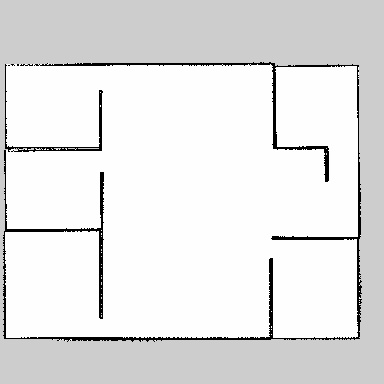
#> input picture src/large_mutiple_navigation/map_tools/full.pgm, 384 x 384 px
$ python reduce.py
#> lines starting #> are read from the running program, lines starting #| are printed output that depends on the picture
#> further down, src is the input picture: shape (384, 384); min 0, max 254, mean 229.1
import cv2
import numpy
def image_resize(image, width = None, height = None, inter = cv2.INTER_AREA):
    # initialize the dimensions of the image to be resized and
    # grab the image size
#> called with height = 800, inter = 3
    dim = None
    (height, width) = image.shape[:2]
#> height = 384; width = 384
    print(image[300,90])
#| 254
    img2 = numpy.zeros((height//2 ,width//2 ,1),numpy.uint8)
    row1 = col1 = 0
    for col in range(0,width-1,2):
        col1 = col1 + 1
        row1 = 0
        for row in range(0,height-1,2):
            row1 = row1 + 1
            black_count = 0
            white_count = 0
            grey_count  = 0
            if image[row,col] == 0 or image[row+1,col] == 0 or image[row,col+1] == 0 or image[row+1,col+1] == 0 :
                black_count = 1
            if image[row,col] == 254 or image[row+1,col] == 254 or image[row,col+1] == 254 or image[row+1,col+1] == 254 :
                white_count = 1
            if image[row,col] == 205 or image[row+1,col] == 205 or image[row,col+1] == 205 or image[row+1,col+1] == 205 :
                grey_count = 1
            if black_count == 1:
                img2[row1-1,col1-1] = 0

                continue
            if white_count == 1:
                img2[row1-1,col1-1] = 254
                continue
            if grey_count == 1:
                img2[row1-1,col1-1] = 205
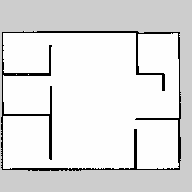
#> img2: shape (192, 192, 1); min 0, max 254, mean 224.4
#> after the loop, col1 = 192

            # p = img.getPixel(col,row)
            # newImage.setPixel(col*factor,row*factor,p)

    # if both the width and height are None, then return the
    # original image
    # if width is None and height is None:
    #     return image

    # # check to see if the width is None
    # if width is None:
    #     # calculate the ratio of the height and construct the
    #     # dimensions
    #     r = height / float(h)
    #     dim = (int(w * r), height)

    # # otherwise, the height is None
    # else:
    #     # calculate the ratio of the width and construct the
    #     # dimensions
    #     r = width / float(w)
    #     dim = (width, int(h * r))

    # resize the image
    # resized = cv2.resize(image, dim, interpolation = inter)

    # return the resized image
    return img2

src = cv2.imread('full.pgm', cv2.IMREAD_UNCHANGED)
image = image_resize(src, height = 800)
cv2.imwrite('full1.pgm',image)
cv2.waitKey(0)
# close all open windows
cv2.destroyAllWindows()
